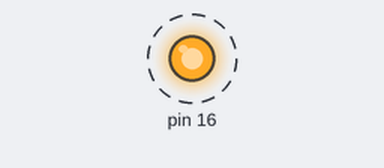
This sketch was run on a simulated Arduino Uno, built with avr-gcc and run on an emulated ATmega328P. On the bench: output pins drawn as LEDs (lit = HIGH). Dashed ring = blinking.

Above: at 0.1 s.
Timing chart, 0 to 3.0 s (numbered marks = the images above):
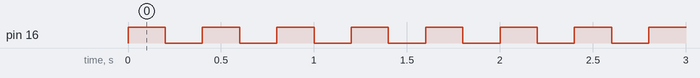

Measured:
- by itself, pin 16: alternates HIGH for 0.20 s and LOW for 0.20 s

The sketch:

kad01_Blink_copy_20250414102808.ino
```cpp
// the setup function runs once when you press reset or power the board
void setup() {
  // initialize digital pin LED_BUILTIN as an output.
  pinMode(16, OUTPUT);
}

// the loop function runs over and over again forever
void loop() {
  digitalWrite(16, HIGH);  // turn the LED on (HIGH is the voltage level)
  delay(200);                      // wait for a second
  digitalWrite(16, LOW);   // turn the LED off by making the voltage LOW
  delay(200);                      // wait for a second
}
```
